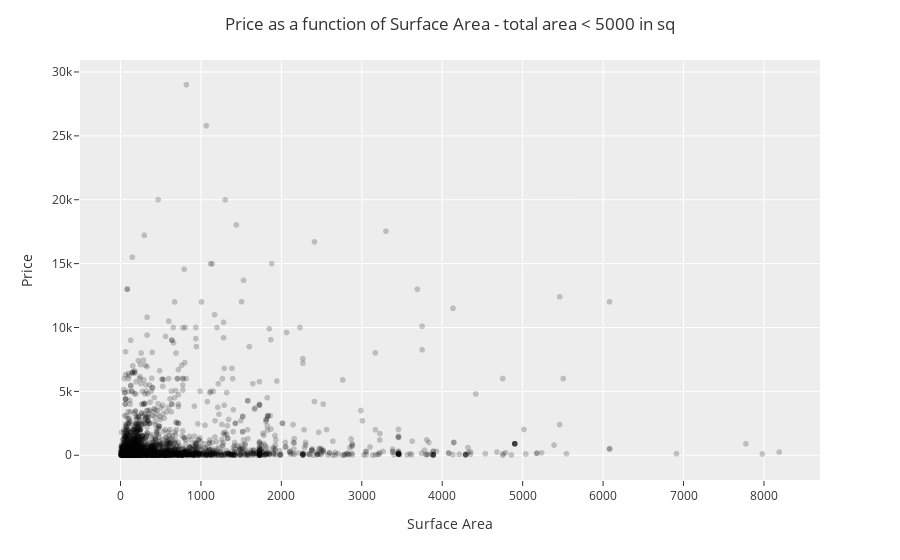

Source (notebook cell):
### Markdown cell above
## Explore Linearity

Fit a model for Price as a function of size. Let's redo that analysis except this time focus only on paintings with area of less than 10,000 inches squared.

### Code cell
#Gettimg the columns I care about
my_columns = ['Surface','price']
DF_model2 = DF[my_columns]

#Droping NA and make the Surface variable a float
DF_model2.dropna(inplace=True)
DF_model2['Surface'] = DF_model2['Surface'].apply(lambda x: float(x))

# Masking the data for surface area less than 10,000
mask = DF_model2['Surface'] <= 10_000
DF_model2 = DF_model2[mask]

# Making a Scatter plot
fig = px.scatter(DF_model2,
                 x='Surface',
                 y='price',
                 color_discrete_sequence=['black'],
                 opacity=0.2)

fig.update_layout(template="ggplot2",
                  title='Price as a function of Surface Area - total area < 5000 in sq',
                  title_x=0.5,
                  xaxis_title='Surface Area',
                  yaxis_title='Price')


fig.show()

# Creating the X and y variables for Linear Regression
X = DF_model2['Surface'].values.reshape(-1,1)
y = DF_model2['price'].values

# Creating linear regression object - a random straight line
LM = LinearRegression()
LM.fit(X, y)

print('Model Score:')
print(LM.score(X,y))

### Figure 1 — Plotly figure (JSON) as saved in the notebook; plotly's stock layout.template omitted (floating-point values rounded to 4 significant figures; data arrays with more than 128 entries replaced by an {"elided": "..."} marker saying what was removed)
{"data": [{"hovertemplate": "Surface=%{x}<br>price=%{y}<extra></extra>", "legendgroup": "", "marker": {"color": "black", "opacity": 0.2, "symbol": "circle"}, "mode": "markers", "name": "", "showlegend": false, "type": "scattergl", "x": {"elided": "3129 float values"}, "xaxis": "x", "y": {"elided": "3129 float values"}, "yaxis": "y"}], "layout": {"legend": {"tracegroupgap": 0}, "margin": {"t": 60}, "title": {"text": "Price as a function of Surface Area - total area < 5000 in sq", "x": 0.5}, "xaxis": {"anchor": "y", "domain": [0, 1], "title": {"text": "Surface Area"}}, "yaxis": {"anchor": "x", "domain": [0, 1], "title": {"text": "Price"}}}}
